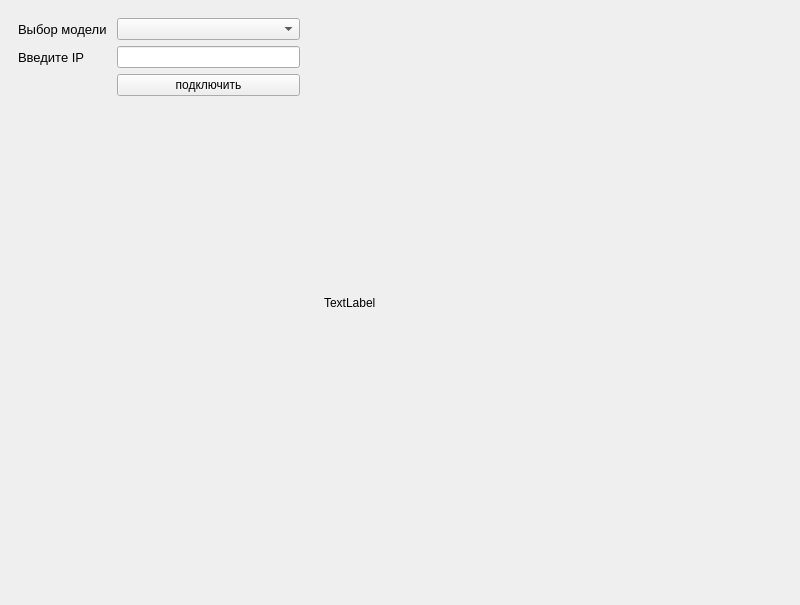
<?xml version="1.0" encoding="UTF-8"?>
<ui version="4.0">
 <class>MainWindow</class>
 <widget class="QMainWindow" name="MainWindow">
  <property name="geometry">
   <rect>
    <x>0</x>
    <y>0</y>
    <width>800</width>
    <height>605</height>
   </rect>
  </property>
  <property name="minimumSize">
   <size>
    <width>800</width>
    <height>600</height>
   </size>
  </property>
  <property name="windowTitle">
   <string>MainWindow</string>
  </property>
  <widget class="QWidget" name="centralwidget">
   <layout class="QHBoxLayout" name="horizontalLayout_2">
    <item>
     <widget class="QWidget" name="widget" native="true">
      <property name="maximumSize">
       <size>
        <width>300</width>
        <height>16777215</height>
       </size>
      </property>
      <layout class="QFormLayout" name="formLayout">
       <item row="0" column="0">
        <widget class="QLabel" name="label">
         <property name="font">
          <font>
           <pointsize>10</pointsize>
          </font>
         </property>
         <property name="text">
          <string>Выбор модели </string>
         </property>
        </widget>
       </item>
       <item row="0" column="1">
        <widget class="QComboBox" name="commutatorCBox"/>
       </item>
       <item row="1" column="0">
        <widget class="QLabel" name="label_2">
         <property name="font">
          <font>
           <pointsize>10</pointsize>
          </font>
         </property>
         <property name="text">
          <string>Введите IP </string>
         </property>
        </widget>
       </item>
       <item row="1" column="1">
        <widget class="QLineEdit" name="ipAddressEdit"/>
       </item>
       <item row="2" column="1">
        <widget class="QPushButton" name="connectBTN">
         <property name="text">
          <string>подключить</string>
         </property>
        </widget>
       </item>
      </layout>
     </widget>
    </item>
    <item>
     <widget class="QWidget" name="widget_2" native="true">
      <property name="maximumSize">
       <size>
        <width>16777215</width>
        <height>16777215</height>
       </size>
      </property>
      <layout class="QHBoxLayout" name="horizontalLayout">
       <item>
        <widget class="QLabel" name="label_3">
         <property name="text">
          <string>TextLabel</string>
         </property>
        </widget>
       </item>
      </layout>
     </widget>
    </item>
   </layout>
  </widget>
 </widget>
 <resources/>
 <connections/>
</ui>
